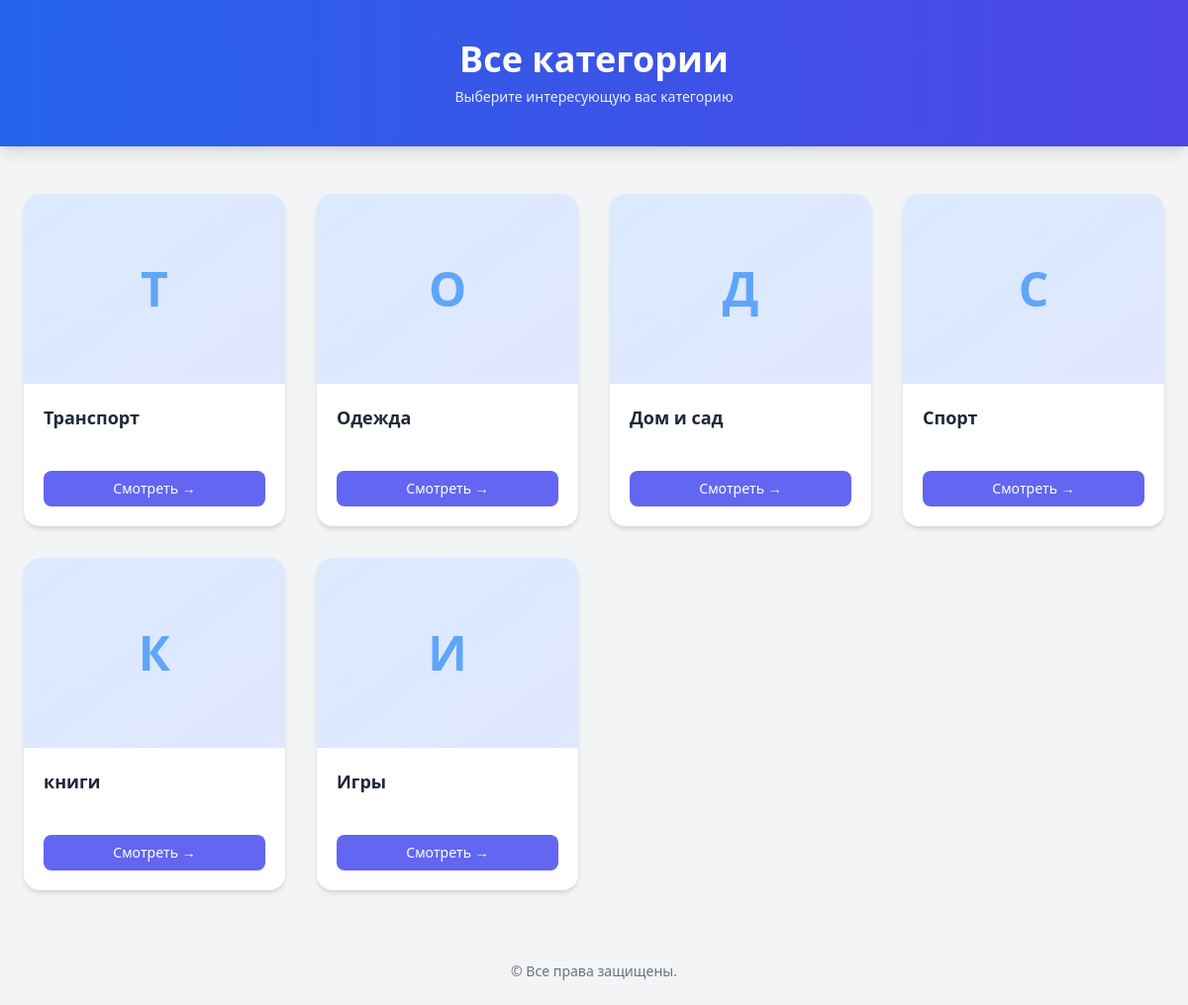
The page /category/ on the database its author committed.
### lalafo_app/models.py (models this page shows, shortened)
class Category(models.Model):
    category_name = models.CharField(max_length=30, unique=True)

### lalafo_app/views.py (the view)
# urls.py: path('category/', CategoryListView.as_view(), name='category_list'),
class CategoryListView(ListView):
    queryset = Category.objects.all()
    context_object_name = 'categories'
    template_name = 'category_list.html'

### lalafo_app/templates/category_list.html (shortened to what this page needs)
<!DOCTYPE html>
<html lang="ru">
<head>
  <script src="https://cdn.tailwindcss.com"></script>
</head>
<body class="bg-gray-100">
  <header class="bg-gradient-to-r from-blue-600 to-indigo-600 py-10 text-center text-white shadow-lg">
    <h1 class="text-4xl font-extrabold">Все категории</h1>
    <p class="text-sm mt-2 opacity-90">Выберите интересующую вас категорию</p>
  </header>
  <main class="max-w-7xl mx-auto px-6 py-12">
    <div class="grid grid-cols-1 sm:grid-cols-2 md:grid-cols-3 lg:grid-cols-4 gap-8">
      {% for i in categories %}
      <div class="bg-white rounded-2xl overflow-hidden shadow-md hover:shadow-2xl transition-all duration-300 transform hover:-translate-y-1 cursor-pointer group">
        {% if i.image %}
          <img src="{{ i.image.url }}" alt="{{ i.category_name }}" class="h-48 w-full object-cover group-hover:scale-105 transition-transform duration-500">
        {% else %}
          <div class="h-48 w-full bg-gradient-to-br from-blue-100 to-indigo-100 flex items-center justify-center text-5xl text-blue-400 font-bold">
            {{ i.category_name|first|upper }}
          </div>
        {% endif %}
        <div class="p-5 flex flex-col justify-between h-36">
          <h2 class="text-lg font-semibold text-gray-800 group-hover:text-indigo-600 transition-colors">
            {{ i.category_name }}
          </h2>
          <a href="#"
             class="mt-4 inline-block text-center px-4 py-2 bg-indigo-500 text-white text-sm rounded-lg hover:bg-indigo-600 transition">
            Смотреть →
          </a>
        </div>
      </div>
      {% empty %}
      <p class="col-span-full text-center text-gray-500">Категорий пока нет</p>
      {% endfor %}
    </div>
  </main>
  <footer class="text-center text-sm text-gray-500 py-6">
    © {{ now|date:"Y" }} Все права защищены.
  </footer>
</body>
</html>

### rows shown on the page
Category: category_name|first "Т", category_name "Транспорт"
Category: category_name|first "О", category_name "Одежда"
Category: category_name|first "Д", category_name "Дом и сад"
Category: category_name|first "С", category_name "Спорт"
Category: category_name|first "К", category_name "книги"
Category: category_name|first "И", category_name "Игры"
